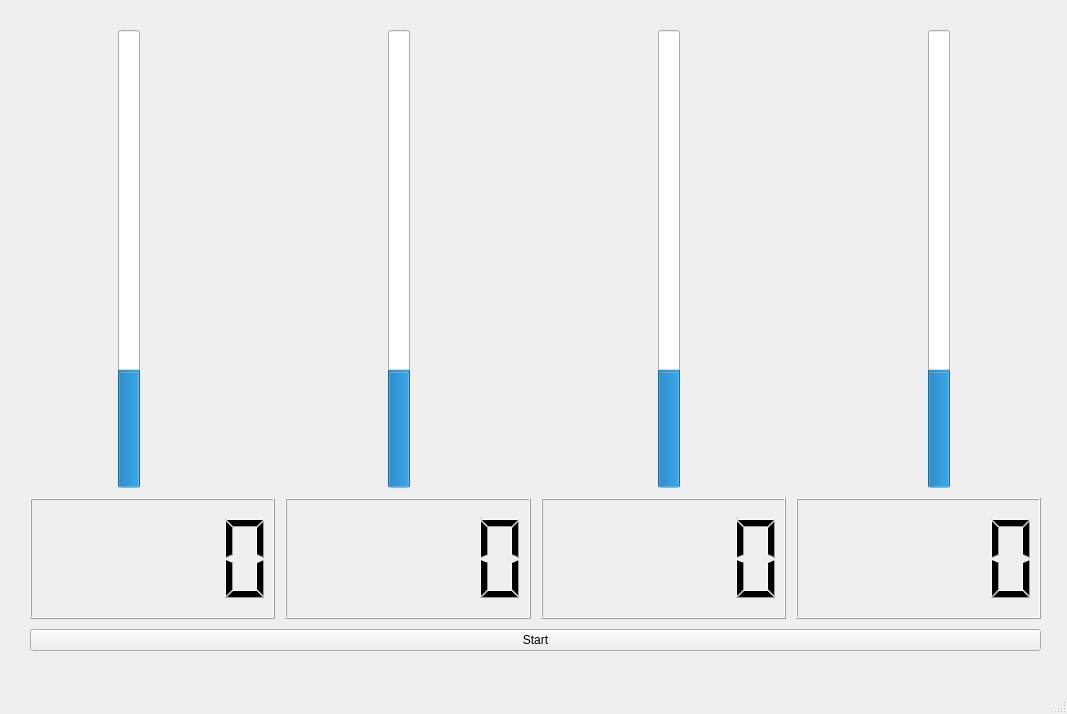
<?xml version="1.0" encoding="UTF-8"?>
<ui version="4.0">
 <class>MainWindow</class>
 <widget class="QMainWindow" name="MainWindow">
  <property name="geometry">
   <rect>
    <x>0</x>
    <y>0</y>
    <width>1067</width>
    <height>714</height>
   </rect>
  </property>
  <property name="windowTitle">
   <string>MainWindow</string>
  </property>
  <widget class="QWidget" name="centralwidget">
   <widget class="QWidget" name="verticalLayoutWidget">
    <property name="geometry">
     <rect>
      <x>10</x>
      <y>10</y>
      <width>1051</width>
      <height>661</height>
     </rect>
    </property>
    <layout class="QVBoxLayout" name="verticalLayout">
     <property name="spacing">
      <number>10</number>
     </property>
     <property name="leftMargin">
      <number>20</number>
     </property>
     <property name="topMargin">
      <number>20</number>
     </property>
     <property name="rightMargin">
      <number>20</number>
     </property>
     <property name="bottomMargin">
      <number>20</number>
     </property>
     <item>
      <layout class="QHBoxLayout" name="horizontalLayout_2">
       <property name="spacing">
        <number>160</number>
       </property>
       <item>
        <widget class="QProgressBar" name="progressBar1">
         <property name="sizePolicy">
          <sizepolicy hsizetype="Fixed" vsizetype="MinimumExpanding">
           <horstretch>0</horstretch>
           <verstretch>0</verstretch>
          </sizepolicy>
         </property>
         <property name="sizeIncrement">
          <size>
           <width>0</width>
           <height>0</height>
          </size>
         </property>
         <property name="baseSize">
          <size>
           <width>0</width>
           <height>0</height>
          </size>
         </property>
         <property name="layoutDirection">
          <enum>Qt::LeftToRight</enum>
         </property>
         <property name="autoFillBackground">
          <bool>false</bool>
         </property>
         <property name="value">
          <number>25</number>
         </property>
         <property name="orientation">
          <enum>Qt::Vertical</enum>
         </property>
         <property name="invertedAppearance">
          <bool>false</bool>
         </property>
        </widget>
       </item>
       <item>
        <widget class="QProgressBar" name="progressBar1_2">
         <property name="sizePolicy">
          <sizepolicy hsizetype="Fixed" vsizetype="MinimumExpanding">
           <horstretch>0</horstretch>
           <verstretch>0</verstretch>
          </sizepolicy>
         </property>
         <property name="sizeIncrement">
          <size>
           <width>0</width>
           <height>0</height>
          </size>
         </property>
         <property name="baseSize">
          <size>
           <width>0</width>
           <height>0</height>
          </size>
         </property>
         <property name="layoutDirection">
          <enum>Qt::LeftToRight</enum>
         </property>
         <property name="autoFillBackground">
          <bool>false</bool>
         </property>
         <property name="value">
          <number>25</number>
         </property>
         <property name="orientation">
          <enum>Qt::Vertical</enum>
         </property>
         <property name="invertedAppearance">
          <bool>false</bool>
         </property>
        </widget>
       </item>
       <item>
        <widget class="QProgressBar" name="progressBar1_3">
         <property name="sizePolicy">
          <sizepolicy hsizetype="Fixed" vsizetype="MinimumExpanding">
           <horstretch>0</horstretch>
           <verstretch>0</verstretch>
          </sizepolicy>
         </property>
         <property name="sizeIncrement">
          <size>
           <width>0</width>
           <height>0</height>
          </size>
         </property>
         <property name="baseSize">
          <size>
           <width>0</width>
           <height>0</height>
          </size>
         </property>
         <property name="layoutDirection">
          <enum>Qt::LeftToRight</enum>
         </property>
         <property name="autoFillBackground">
          <bool>false</bool>
         </property>
         <property name="value">
          <number>25</number>
         </property>
         <property name="orientation">
          <enum>Qt::Vertical</enum>
         </property>
         <property name="invertedAppearance">
          <bool>false</bool>
         </property>
        </widget>
       </item>
       <item>
        <widget class="QProgressBar" name="progressBar1_4">
         <property name="sizePolicy">
          <sizepolicy hsizetype="Fixed" vsizetype="MinimumExpanding">
           <horstretch>0</horstretch>
           <verstretch>0</verstretch>
          </sizepolicy>
         </property>
         <property name="sizeIncrement">
          <size>
           <width>0</width>
           <height>0</height>
          </size>
         </property>
         <property name="baseSize">
          <size>
           <width>0</width>
           <height>0</height>
          </size>
         </property>
         <property name="layoutDirection">
          <enum>Qt::LeftToRight</enum>
         </property>
         <property name="autoFillBackground">
          <bool>false</bool>
         </property>
         <property name="value">
          <number>25</number>
         </property>
         <property name="orientation">
          <enum>Qt::Vertical</enum>
         </property>
         <property name="invertedAppearance">
          <bool>false</bool>
         </property>
        </widget>
       </item>
      </layout>
     </item>
     <item>
      <layout class="QHBoxLayout" name="horizontalLayout">
       <item>
        <widget class="QLCDNumber" name="lcdNumber_3">
         <property name="minimumSize">
          <size>
           <width>231</width>
           <height>121</height>
          </size>
         </property>
         <property name="baseSize">
          <size>
           <width>231</width>
           <height>121</height>
          </size>
         </property>
        </widget>
       </item>
       <item>
        <widget class="QLCDNumber" name="lcdNumber_2">
         <property name="minimumSize">
          <size>
           <width>231</width>
           <height>121</height>
          </size>
         </property>
         <property name="baseSize">
          <size>
           <width>231</width>
           <height>121</height>
          </size>
         </property>
        </widget>
       </item>
       <item>
        <widget class="QLCDNumber" name="lcdNumber_4">
         <property name="minimumSize">
          <size>
           <width>231</width>
           <height>121</height>
          </size>
         </property>
         <property name="baseSize">
          <size>
           <width>231</width>
           <height>121</height>
          </size>
         </property>
        </widget>
       </item>
       <item>
        <widget class="QLCDNumber" name="lcdNumber">
         <property name="minimumSize">
          <size>
           <width>231</width>
           <height>121</height>
          </size>
         </property>
         <property name="baseSize">
          <size>
           <width>231</width>
           <height>121</height>
          </size>
         </property>
        </widget>
       </item>
      </layout>
     </item>
     <item>
      <layout class="QHBoxLayout" name="horizontalLayout_3">
       <item>
        <widget class="QPushButton" name="Connect">
         <property name="text">
          <string>Start</string>
         </property>
        </widget>
       </item>
      </layout>
     </item>
    </layout>
   </widget>
  </widget>
  <widget class="QMenuBar" name="menubar">
   <property name="geometry">
    <rect>
     <x>0</x>
     <y>0</y>
     <width>1067</width>
     <height>22</height>
    </rect>
   </property>
  </widget>
  <widget class="QStatusBar" name="statusbar"/>
 </widget>
 <resources/>
 <connections/>
</ui>
